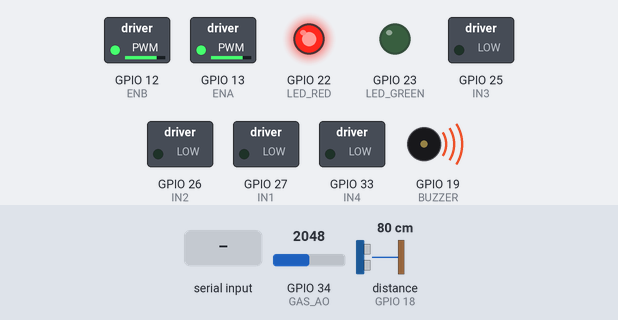
Recording of a sketch running on a simulated ESP32. Shown: switched loads named in the sketch (green lamp = pin HIGH), output pins drawn as LEDs (lit = HIGH), buzzer (waves = sounding). The inputs (shaded band) are chosen by the test bench; at power-on: GPIO 34 (GAS_AO) = 2048, distance to the obstacle (sensor on GPIO 18) 80 cm. The echo pulse lasts 58.3 µs per cm; nothing arrives over Bluetooth unless stated; pins used as bus, display or sensor lines are not drawn; what the sketch prints to the serial monitor is not drawn.

Above: at 1.7 s.
1.8 s: GPIO 34 (GAS_AO) set to 525
3.3 s: GPIO 34 (GAS_AO) set to 457
At 4.5 s:
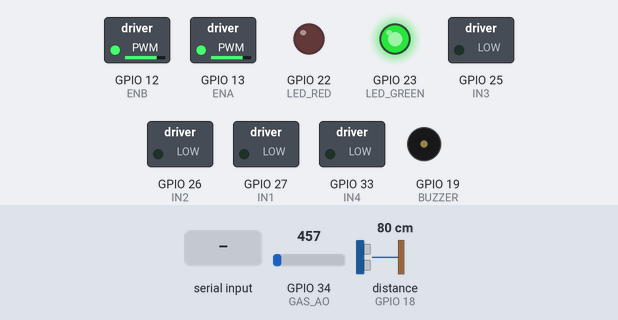
4.8 s: GPIO 34 (GAS_AO) set to 540
At 5.9 s:
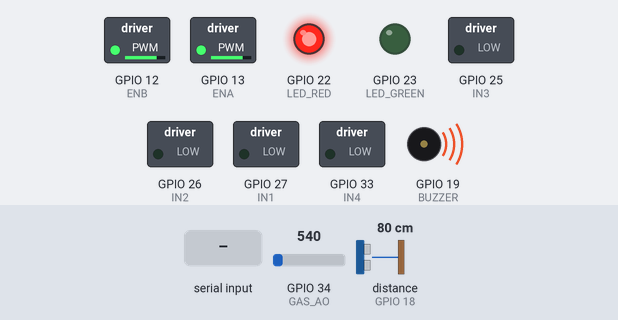
6.3 s: GPIO 34 (GAS_AO) set to 491
At 7.1 s:
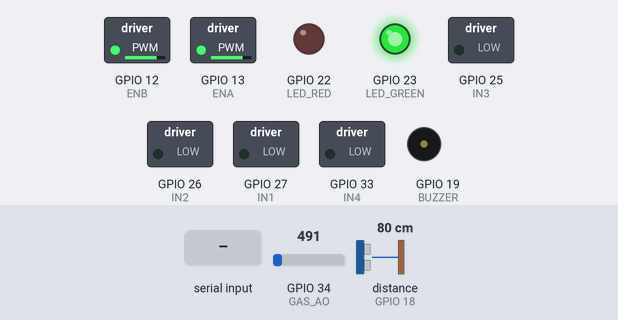
7.8 s: "A" received over the second serial link
At 8.7 s:
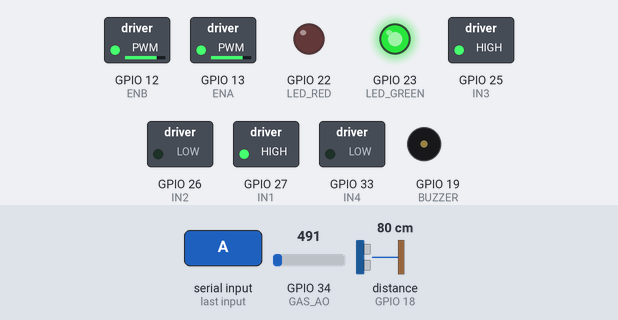
Timing chart, 0 to 10.3 s (numbered marks = the images above; inputs shaded):
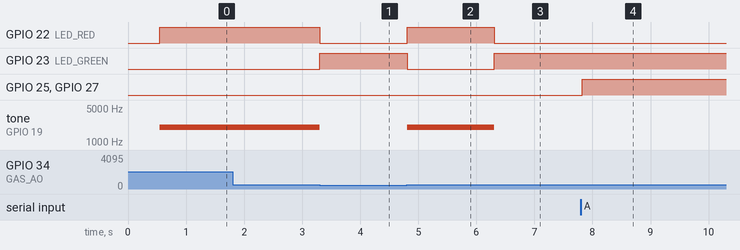

The sketch:

sketch_sonic_final-stage_voice-control.ino
```cpp
#include <BluetoothSerial.h>
BluetoothSerial SerialBT;

// === Pin Definitions === //
#define TRIG 5
#define ECHO 18
#define GAS_AO 34

#define BUZZER 19
#define LED_RED 22
#define LED_GREEN 23

#define IN1 27
#define IN2 26
#define IN3 25
#define IN4 33

#define ENA 13
#define ENB 12

long duration;
int distance;
int gasDetected;

bool autonomous = false;

const int ALARM_THRESHOLD = 500;
int Speed = 200; // Motor PWM speed (0-255)

// ---- Function Prototypes ---- //
void moveForward();
void moveBackward();
void turnLeft();
void turnRight();
void turnRight();
void stopRobot();
void autonomousDrive();

void setup(){
  Serial.begin(115200);
  SerialBT.begin("SONICbtl");  // Bluetooth name
  delay(500);
  pinMode(TRIG, OUTPUT);
  pinMode(ECHO, INPUT);

  pinMode(BUZZER, OUTPUT);
  pinMode(LED_RED, OUTPUT);
  pinMode(LED_GREEN, OUTPUT);

  pinMode(IN1, OUTPUT);
  pinMode(IN2, OUTPUT);
  pinMode(IN3, OUTPUT);
  pinMode(IN4, OUTPUT);

  analogWrite(ENA, Speed);
  analogWrite(ENB, Speed);

  Serial.println("Accident Rover Online");
}

void loop(){
  delay(50);
  // GAS SENSOR
  gasDetected = analogRead(GAS_AO);
  if(gasDetected >= ALARM_THRESHOLD){
    stopRobot();
    digitalWrite(LED_RED, HIGH);
    digitalWrite(LED_GREEN, LOW);
    tone(BUZZER, 2000);
    delay(200); // keep buzzing
    return;
  } else {
    digitalWrite(LED_RED, LOW);
    digitalWrite(LED_GREEN, HIGH);
    noTone(BUZZER);
  }

  // BT Manual Control
  if(SerialBT.available()){
    char c = SerialBT.read();

    if(c=='M'){autonomous=false; stopRobot();}
    if(c=='A'){autonomous=true;}

    if(!autonomous){
      if(c=='F') moveForward();
      if(c=='B') moveBackward();
      if(c=='L') turnLeft();
      if(c=='R') turnRight();
      if(c=='S') stopRobot();
    }
  }

  // Autonomous driving
  if(autonomous) autonomousDrive();
}

// =================== AUTONOMOUS AVOIDANCE =================== //
void autonomousDrive(){
  digitalWrite(TRIG, LOW); delayMicroseconds(2);
  digitalWrite(TRIG, HIGH); delayMicroseconds(10);
  digitalWrite(TRIG, LOW);

  duration = pulseIn(ECHO, HIGH);
  distance = duration*0.034/2;

  if(distance < 20){   // Obstacle detected
    stopRobot(); delay(200);
    moveBackward(); delay(500);
    turnRight(); delay(700);
    stopRobot(); delay(100);
  }
  else{
    moveForward();
    digitalWrite(LED_GREEN, HIGH);
    digitalWrite(LED_RED, LOW);
    noTone(BUZZER);
  }
}

// ==================== MOTOR CONTROLS ======================= //
void moveForward(){
  digitalWrite(IN1,HIGH); digitalWrite(IN2,LOW);
  digitalWrite(IN3,HIGH); digitalWrite(IN4,LOW);
}
void moveBackward(){
  digitalWrite(IN1,LOW); digitalWrite(IN2,HIGH);
  digitalWrite(IN3,LOW); digitalWrite(IN4,HIGH);
}
void turnLeft(){
  digitalWrite(IN1,LOW); digitalWrite(IN2,HIGH);
  digitalWrite(IN3,HIGH); digitalWrite(IN4,LOW);
}
void turnRight(){
  digitalWrite(IN1,HIGH); digitalWrite(IN2,LOW);
  digitalWrite(IN3,LOW); digitalWrite(IN4,HIGH);
}
void stopRobot(){
  digitalWrite(IN1,LOW); digitalWrite(IN2,LOW);
  digitalWrite(IN3,LOW); digitalWrite(IN4,LOW);
}
```

Measured:
- the behaviour switches between 500 and 499 on GPIO 34 (GAS_AO) (found by bisection; images 0 and 1)
- after the input at 1.8 s, every drawn part: stays the same
- after the input at 3.3 s, GPIO 22 (LED_RED): HIGH → LOW at once; GPIO 23 (LED_GREEN): LOW → HIGH at once; tone on GPIO 19 (BUZZER): 2000 Hz → silent at once
- after the input at 4.8 s, GPIO 22 (LED_RED): LOW → HIGH at once; GPIO 23 (LED_GREEN): HIGH → LOW at once; tone on GPIO 19 (BUZZER): silent → 2000 Hz at once
- after the input at 6.3 s, GPIO 22 (LED_RED): HIGH → LOW at once; GPIO 23 (LED_GREEN): LOW → HIGH at once; tone on GPIO 19 (BUZZER): 2000 Hz → silent at once
- after the input at 7.8 s, GPIO 25 (IN3), GPIO 27 (IN1): LOW → HIGH at once
